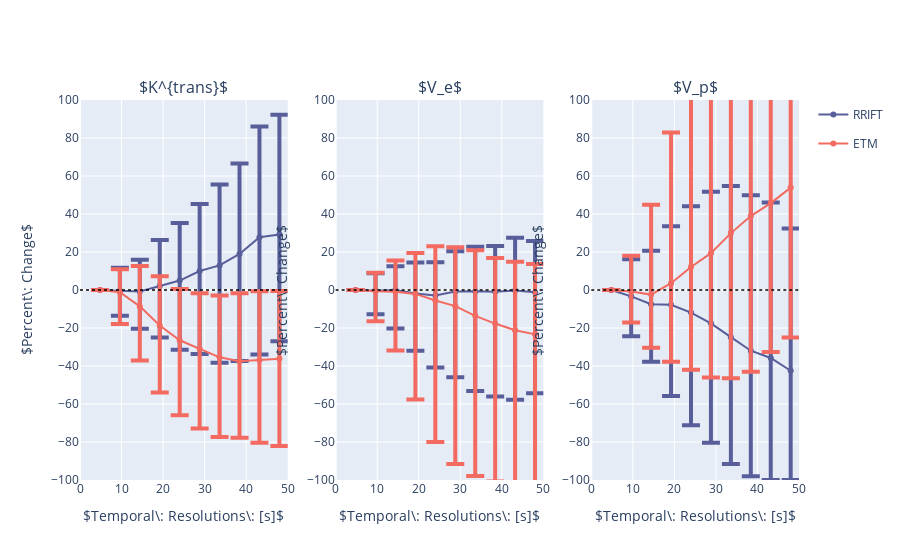

Notebook code cell kept with this figure:
### Markdown cell above
# Figure 10

### Code cell
fig = make_subplots(rows=1, cols=3, 
                    subplot_titles=(r'$K^{trans}$', r'$V_e$', r'$V_p$'))


line_colours = ['#585e9a', '#f36a61']
line_names = ['RRIFT', 'ETM']

file = loadmat('fig10vars.mat')
TRes = np.squeeze(np.asarray(np.reshape(file['TRes'], 10)))

errQt1 = file['errQt1']
errMd1 = np.squeeze(np.asarray(np.reshape(file['errMd1'], 10)))

errQt2 = file['errQt2']
errMd2 = np.squeeze(np.asarray(np.reshape(file['errMd2'], 10)))

errQt3 = file['errQt3']
errMd3 = np.squeeze(np.asarray(np.reshape(file['errMd3'], 10)))

errQt4 = file['errQt4']
errMd4 = np.squeeze(np.asarray(np.reshape(file['errMd4'], 10)))

errQt5 = file['errQt5']
errMd5 = np.squeeze(np.asarray(np.reshape(file['errMd5'], 10)))

errQt6 = file['errQt6']
errMd6 = np.squeeze(np.asarray(np.reshape(file['errMd6'], 10)))


# First subplot

err_negative = np.squeeze(np.asarray(np.reshape(abs(errQt1[0,:]-errMd1), 10)))
err_positive = np.squeeze(np.asarray(np.reshape(abs(errQt1[1,:]-errMd1), 10)))

fig.append_trace(go.Scatter(
        name=line_names[0],
        x=TRes,
        y=errMd1,
        showlegend=False,
        legendgroup=1,
        error_y=dict(
            type='data', # value of error bar given in data coordinates
            array=err_positive,
            arrayminus=err_negative,
            symmetric=False,
            thickness=4, width=9),
        line_color=line_colours[0],
    ),row=1, col=1)

err_negative = np.squeeze(np.asarray(np.reshape(abs(errQt2[0,:]-errMd2), 10)))
err_positive = np.squeeze(np.asarray(np.reshape(abs(errQt2[1,:]-errMd2), 10)))

fig.append_trace(go.Scatter(
        name=line_names[1],
        x=TRes,
        y=errMd2,
        showlegend=False,
        legendgroup=2,
        error_y=dict(
            type='data', # value of error bar given in data coordinates
            array=err_positive,
            arrayminus=err_negative,
            symmetric=False,
            thickness=4, width=9),
        line_color=line_colours[1],
    ),row=1, col=1)



# Second subplot 

err_negative = np.squeeze(np.asarray(np.reshape(abs(errQt3[0,:]-errMd3), 10)))
err_positive = np.squeeze(np.asarray(np.reshape(abs(errQt3[1,:]-errMd3), 10)))

fig.append_trace(go.Scatter(
        name=line_names[0],
        x=TRes,
        y=errMd3,
        showlegend=True,
        legendgroup=1,
        error_y=dict(
            type='data', # value of error bar given in data coordinates
            array=err_positive,
            arrayminus=err_negative,
            symmetric=False,
            thickness=4, width=9),
        line_color=line_colours[0],
    ),row=1, col=2)

err_negative = np.squeeze(np.asarray(np.reshape(abs(errQt4[0,:]-errMd4), 10)))
err_positive = np.squeeze(np.asarray(np.reshape(abs(errQt4[1,:]-errMd4), 10)))

fig.append_trace(go.Scatter(
        name=line_names[1],
        x=TRes,
        y=errMd4,
        showlegend=True,
        legendgroup=2,
        error_y=dict(
            type='data', # value of error bar given in data coordinates
            array=err_positive,
            arrayminus=err_negative,
            symmetric=False,
            thickness=4, width=9),
        line_color=line_colours[1],
    ),row=1, col=2)

# Third subplot

err_negative = np.squeeze(np.asarray(np.reshape(abs(errQt5[0,:]-errMd5), 10)))
err_positive = np.squeeze(np.asarray(np.reshape(abs(errQt5[1,:]-errMd5), 10)))

fig.append_trace(go.Scatter(
        name=line_names[0],
        x=TRes,
        y=errMd5,
        showlegend=False,
        legendgroup=1,
        error_y=dict(
            type='data', # value of error bar given in data coordinates
            array=err_positive,
            arrayminus=err_negative,
            symmetric=False,
            thickness=4, width=9),
        line_color=line_colours[0],
    ),row=1, col=3)

err_negative = np.squeeze(np.asarray(np.reshape(abs(errQt6[0,:]-errMd6), 10)))
err_positive = np.squeeze(np.asarray(np.reshape(abs(errQt6[1,:]-errMd6), 10)))

fig.append_trace(go.Scatter(
        name=line_names[1],
        x=TRes,
        y=errMd6,
        showlegend=False,
        legendgroup=2,
        error_y=dict(
            type='data', # value of error bar given in data coordinates
            array=err_positive,
            arrayminus=err_negative,
            symmetric=False,
            thickness=4, width=9),
        line_color=line_colours[1]
    ),row=1, col=3)


fig.add_hline(y=0, line_dash="dot", line_color="black", line_width=1.69, col="all")

fig.update_xaxes(title_text=r'$Temporal\: Resolutions\: [s]$',
                 range=[0,50], 
                 tickvals=[0, 10, 20, 30, 40, 50],
                 row=1, col=1)
fig.update_xaxes(title_text=r'$Temporal\: Resolutions\: [s]$',
                 range=[0, 50], 
                 tickvals=[0, 10, 20, 30, 40, 50],
                 row=1, col=2)
fig.update_xaxes(title_text=r'$Temporal\: Resolutions\: [s]$',
                 range=[0, 50], 
                 tickvals=[0, 10, 20, 30, 40, 50],
                 row=1, col=3)


fig.update_yaxes(title_text=r'$Percent\: Change$',
                 range=[-100, 100], 
                 tickvals=[-100, -80, -60, -40, -20, 0, 20, 40, 60, 80, 100],
                 row=1, col=1)
fig.update_yaxes(title_text=r'$Percent\: Change$',
                 range=[-100, 100], 
                 tickvals=[-100, -80, -60, -40, -20, 0, 20, 40, 60, 80, 100],
                 row=1, col=2)
fig.update_yaxes(title_text=r'$Percent\: Change$',
                 range=[-100, 100], 
                 tickvals=[-100, -80, -60, -40, -20, 0, 20, 40, 60, 80, 100],
                 row=1, col=3)



    


    
fig.show()

### Figure 1 — Plotly figure (JSON) as saved in the notebook; plotly's stock layout.template omitted (floating-point values rounded to 4 significant figures)
{"data": [{"error_y": {"array": [0, 12.08, 16.73, 24.18, 30.25, 35.29, 42.57, 47.57, 58.23, 63.03], "arrayminus": [0, 13.13, 19.61, 27.14, 36.41, 43.69, 51.21, 56.4, 61.71, 56.26], "symmetric": false, "thickness": 4, "type": "data", "width": 9}, "legendgroup": "1", "line": {"color": "#585e9a"}, "name": "RRIFT", "showlegend": false, "type": "scatter", "x": [4.8, 9.6, 14.4, 19.2, 24.0, 28.8, 33.6, 38.4, 43.2, 48.0], "xaxis": "x", "y": [0, -0.375, -0.8324, 2.116, 4.96, 9.972, 12.94, 18.99, 27.76, 29.26], "yaxis": "y"}, {"error_y": {"array": [0, 12.14, 21.23, 25.92, 27.01, 29.18, 32.48, 35.76, 36.19, 35.61], "arrayminus": [0, 16.7, 28.51, 35.23, 39.43, 42.01, 41.95, 40.32, 43.55, 45.94], "symmetric": false, "thickness": 4, "type": "data", "width": 9}, "legendgroup": "2", "line": {"color": "#f36a61"}, "name": "ETM", "showlegend": false, "type": "scatter", "x": [4.8, 9.6, 14.4, 19.2, 24.0, 28.8, 33.6, 38.4, 43.2, 48.0], "xaxis": "x", "y": [0, -1.16, -8.627, -18.67, -26.46, -30.91, -35.42, -37.46, -36.79, -36.18], "yaxis": "y"}, {"error_y": {"array": [0, 9.241, 12.55, 16.26, 17.51, 21.24, 23.39, 24.16, 27.66, 26.89], "arrayminus": [0, 12.33, 20.2, 30.09, 37.87, 45.05, 52.56, 55.13, 57.56, 53.2], "symmetric": false, "thickness": 4, "type": "data", "width": 9}, "legendgroup": "1", "line": {"color": "#585e9a"}, "name": "RRIFT", "showlegend": true, "type": "scatter", "x": [4.8, 9.6, 14.4, 19.2, 24.0, 28.8, 33.6, 38.4, 43.2, 48.0], "xaxis": "x2", "y": [0, -0.4296, -0.05396, -1.834, -2.898, -0.833, -0.5988, -0.9426, -0.2011, -1.165], "yaxis": "y2"}, {"error_y": {"array": [0, 9.813, 16.44, 21.59, 28.62, 30.94, 34.59, 34.51, 36.04, 37.0], "arrayminus": [0, 15.74, 30.95, 55.53, 74.4, 83.06, 84.22, 83.1, 81.25, 79.71], "symmetric": false, "thickness": 4, "type": "data", "width": 9}, "legendgroup": "2", "line": {"color": "#f36a61"}, "name": "ETM", "showlegend": true, "type": "scatter", "x": [4.8, 9.6, 14.4, 19.2, 24.0, 28.8, 33.6, 38.4, 43.2, 48.0], "xaxis": "x2", "y": [0, -0.6921, -0.8738, -2.063, -5.547, -8.496, -13.61, -17.66, -21.19, -23.35], "yaxis": "y2"}, {"error_y": {"array": [0, 19.55, 28.18, 41.34, 55.97, 69.29, 79.52, 81.8, 81.88, 74.83], "arrayminus": [0, 20.99, 30.28, 47.98, 59.34, 62.93, 66.72, 66.08, 64.2, 57.49], "symmetric": false, "thickness": 4, "type": "data", "width": 9}, "legendgroup": "1", "line": {"color": "#585e9a"}, "name": "RRIFT", "showlegend": false, "type": "scatter", "x": [4.8, 9.6, 14.4, 19.2, 24.0, 28.8, 33.6, 38.4, 43.2, 48.0], "xaxis": "x3", "y": [0, -3.373, -7.487, -7.747, -11.9, -17.53, -24.82, -31.95, -35.8, -42.51], "yaxis": "y3"}, {"error_y": {"array": [0, 18.9, 47.27, 79.34, 100.6, 102.4, 104.6, 105.2, 106.7, 107.7], "arrayminus": [0, 16.19, 28.0, 41.4, 54.06, 65.42, 76.44, 81.89, 78.38, 78.91], "symmetric": false, "thickness": 4, "type": "data", "width": 9}, "legendgroup": "2", "line": {"color": "#f36a61"}, "name": "ETM", "showlegend": false, "type": "scatter", "x": [4.8, 9.6, 14.4, 19.2, 24.0, 28.8, 33.6, 38.4, 43.2, 48.0], "xaxis": "x3", "y": [0, -0.849, -2.424, 3.586, 12.14, 19.38, 29.94, 38.92, 45.76, 53.9], "yaxis": "y3"}], "layout": {"annotations": [{"font": {"size": 16}, "showarrow": false, "text": "$K^{trans}$", "x": 0.1444, "xanchor": "center", "xref": "paper", "y": 1, "yanchor": "bottom", "yref": "paper"}, {"font": {"size": 16}, "showarrow": false, "text": "$V_e$", "x": 0.5, "xanchor": "center", "xref": "paper", "y": 1, "yanchor": "bottom", "yref": "paper"}, {"font": {"size": 16}, "showarrow": false, "text": "$V_p$", "x": 0.8556, "xanchor": "center", "xref": "paper", "y": 1, "yanchor": "bottom", "yref": "paper"}], "shapes": [{"line": {"color": "black", "dash": "dot", "width": 1.69}, "type": "line", "x0": 0, "x1": 1, "xref": "x domain", "y0": 0, "y1": 0, "yref": "y"}, {"line": {"color": "black", "dash": "dot", "width": 1.69}, "type": "line", "x0": 0, "x1": 1, "xref": "x2 domain", "y0": 0, "y1": 0, "yref": "y2"}, {"line": {"color": "black", "dash": "dot", "width": 1.69}, "type": "line", "x0": 0, "x1": 1, "xref": "x3 domain", "y0": 0, "y1": 0, "yref": "y3"}], "xaxis": {"anchor": "y", "domain": [0, 0.2889], "range": [0, 50], "tickvals": [0, 10, 20, 30, 40, 50], "title": {"text": "$Temporal\\: Resolutions\\: [s]$"}}, "xaxis2": {"anchor": "y2", "domain": [0.3556, 0.6444], "range": [0, 50], "tickvals": [0, 10, 20, 30, 40, 50], "title": {"text": "$Temporal\\: Resolutions\\: [s]$"}}, "xaxis3": {"anchor": "y3", "domain": [0.7111, 1], "range": [0, 50], "tickvals": [0, 10, 20, 30, 40, 50], "title": {"text": "$Temporal\\: Resolutions\\: [s]$"}}, "yaxis": {"anchor": "x", "domain": [0, 1], "range": [-100, 100], "tickvals": [-100, -80, -60, -40, -20, 0, 20, 40, 60, 80, 100], "title": {"text": "$Percent\\: Change$"}}, "yaxis2": {"anchor": "x2", "domain": [0, 1], "range": [-100, 100], "tickvals": [-100, -80, -60, -40, -20, 0, 20, 40, 60, 80, 100], "title": {"text": "$Percent\\: Change$"}}, "yaxis3": {"anchor": "x3", "domain": [0, 1], "range": [-100, 100], "tickvals": [-100, -80, -60, -40, -20, 0, 20, 40, 60, 80, 100], "title": {"text": "$Percent\\: Change$"}}}}
